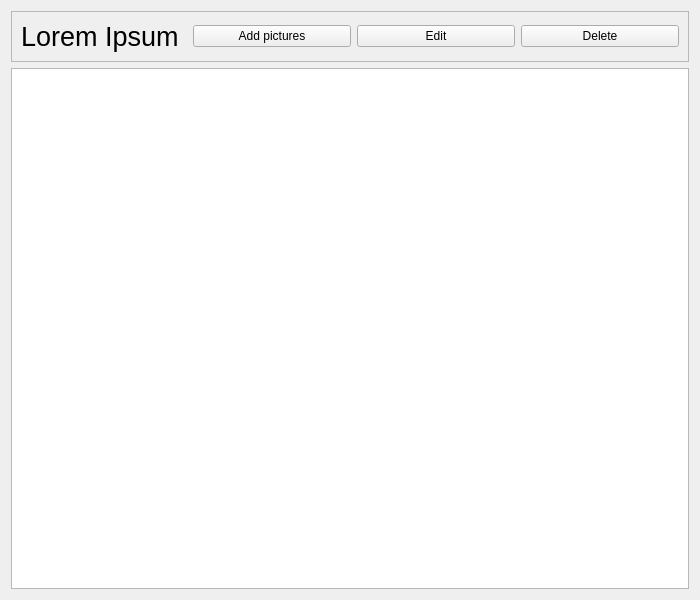
<?xml version="1.0" encoding="UTF-8"?>
<ui version="4.0">
 <class>AlbumWidget</class>
 <widget class="QWidget" name="AlbumWidget">
  <property name="geometry">
   <rect>
    <x>0</x>
    <y>0</y>
    <width>700</width>
    <height>600</height>
   </rect>
  </property>
  <property name="windowTitle">
   <string>Form</string>
  </property>
  <layout class="QVBoxLayout" name="verticalLayout">
   <item>
    <widget class="QFrame" name="AlbumInfoFrame">
     <property name="frameShape">
      <enum>QFrame::StyledPanel</enum>
     </property>
     <property name="frameShadow">
      <enum>QFrame::Raised</enum>
     </property>
     <layout class="QHBoxLayout" name="horizontalLayout">
      <item>
       <widget class="QLabel" name="albumName">
        <property name="font">
         <font>
          <pointsize>20</pointsize>
         </font>
        </property>
        <property name="text">
         <string>Lorem Ipsum </string>
        </property>
       </widget>
      </item>
      <item>
       <widget class="QPushButton" name="addPicturesButton">
        <property name="text">
         <string>Add pictures</string>
        </property>
        <property name="icon">
         <iconset resource="resources.qrc">
          <normaloff>:/icons/photo-add.png</normaloff>:/icons/photo-add.png</iconset>
        </property>
       </widget>
      </item>
      <item>
       <widget class="QPushButton" name="editButton">
        <property name="text">
         <string>Edit</string>
        </property>
        <property name="icon">
         <iconset resource="resources.qrc">
          <normaloff>:/icons/album-edit.png</normaloff>:/icons/album-edit.png</iconset>
        </property>
       </widget>
      </item>
      <item>
       <widget class="QPushButton" name="deleteButton">
        <property name="text">
         <string>Delete</string>
        </property>
        <property name="icon">
         <iconset resource="resources.qrc">
          <normaloff>:/icons/photo-delete.png</normaloff>:/icons/photo-delete.png</iconset>
        </property>
       </widget>
      </item>
     </layout>
    </widget>
   </item>
   <item>
    <widget class="QListView" name="thumbnailListView"/>
   </item>
  </layout>
 </widget>
 <resources>
  <include location="resources.qrc"/>
 </resources>
 <connections/>
</ui>
